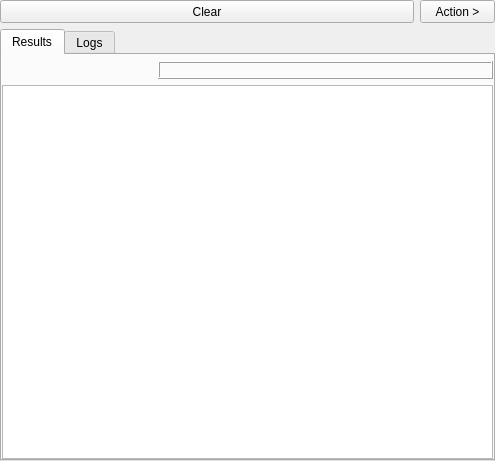
<?xml version="1.0" encoding="UTF-8"?>
<ui version="4.0">
 <class>ResultsWidget</class>
 <widget class="QWidget" name="ResultsWidget">
  <property name="geometry">
   <rect>
    <x>0</x>
    <y>0</y>
    <width>495</width>
    <height>461</height>
   </rect>
  </property>
  <property name="windowTitle">
   <string>Form</string>
  </property>
  <layout class="QVBoxLayout" name="verticalLayout">
   <property name="leftMargin">
    <number>0</number>
   </property>
   <property name="topMargin">
    <number>0</number>
   </property>
   <property name="rightMargin">
    <number>0</number>
   </property>
   <property name="bottomMargin">
    <number>0</number>
   </property>
   <item>
    <layout class="QHBoxLayout" name="horizontalLayout">
     <item>
      <widget class="QPushButton" name="buttonClear">
       <property name="minimumSize">
        <size>
         <width>75</width>
         <height>23</height>
        </size>
       </property>
       <property name="text">
        <string>Clear</string>
       </property>
      </widget>
     </item>
     <item>
      <widget class="QPushButton" name="buttonAction">
       <property name="minimumSize">
        <size>
         <width>75</width>
         <height>23</height>
        </size>
       </property>
       <property name="maximumSize">
        <size>
         <width>75</width>
         <height>23</height>
        </size>
       </property>
       <property name="text">
        <string>Action &gt;</string>
       </property>
      </widget>
     </item>
    </layout>
   </item>
   <item>
    <widget class="QTabWidget" name="tabWidget">
     <property name="currentIndex">
      <number>0</number>
     </property>
     <widget class="QWidget" name="tabResults">
      <attribute name="title">
       <string>Results</string>
      </attribute>
      <layout class="QVBoxLayout" name="verticalLayout_2">
       <property name="leftMargin">
        <number>0</number>
       </property>
       <property name="topMargin">
        <number>6</number>
       </property>
       <property name="rightMargin">
        <number>0</number>
       </property>
       <property name="bottomMargin">
        <number>0</number>
       </property>
       <item>
        <layout class="QHBoxLayout" name="horizontalLayout_2">
         <item>
          <widget class="QLabel" name="labelName">
           <property name="minimumSize">
            <size>
             <width>150</width>
             <height>0</height>
            </size>
           </property>
           <property name="maximumSize">
            <size>
             <width>150</width>
             <height>16777215</height>
            </size>
           </property>
           <property name="text">
            <string/>
           </property>
          </widget>
         </item>
         <item>
          <widget class="QLabel" name="labelResultsCount">
           <property name="frameShape">
            <enum>QFrame::Box</enum>
           </property>
           <property name="frameShadow">
            <enum>QFrame::Raised</enum>
           </property>
           <property name="text">
            <string/>
           </property>
          </widget>
         </item>
        </layout>
       </item>
       <item>
        <widget class="QTableView" name="tableViewResults"/>
       </item>
      </layout>
     </widget>
     <widget class="QWidget" name="tabLogs">
      <attribute name="title">
       <string>Logs</string>
      </attribute>
      <layout class="QVBoxLayout" name="verticalLayout_3">
       <property name="leftMargin">
        <number>0</number>
       </property>
       <property name="topMargin">
        <number>6</number>
       </property>
       <property name="rightMargin">
        <number>0</number>
       </property>
       <property name="bottomMargin">
        <number>0</number>
       </property>
       <item>
        <widget class="QListWidget" name="listWidgetLogs"/>
       </item>
      </layout>
     </widget>
    </widget>
   </item>
  </layout>
 </widget>
 <resources/>
 <connections/>
</ui>
